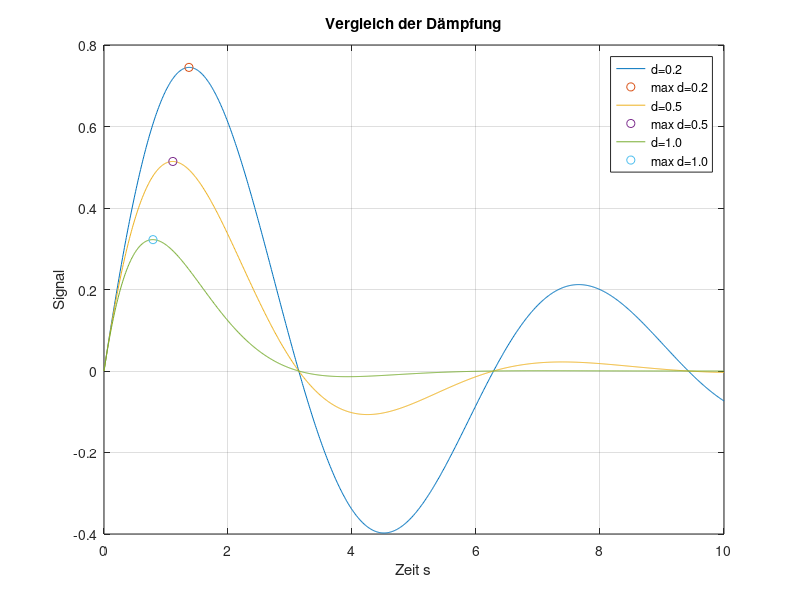

MATLAB code to generate this figure:
clear
clc
close all

t = 0:0.01:10;
Daempfung = [0.2 0.5 1.0];

for i = 1:length(Daempfung)
    d = Daempfung(i);

    y=sin(t) .* exp(-d*t);

    [maximum, index] = max(y);
    zeit_max = t(index);

    plot(t, y)
    hold on
    plot(zeit_max, maximum, 'o')

    disp('Dämpfung;')
    disp(d)

    disp('Maximum:')
    disp(maximum)

    disp('Zeitpunkt des Max:')
    disp(zeit_max)

    if maximum>0.7
        disp('Amplitude stark')
    else
        disp('Amplitude schwach')
    end
end


    grid on
    xlabel('Zeit s')
    ylabel('Signal')
    title('Vergleich der Dämpfung')
    legend('d=0.2', 'max d=0.2', 'd=0.5', 'max d=0.5', 'd=1.0', 'max d=1.0')
    hold off
    
